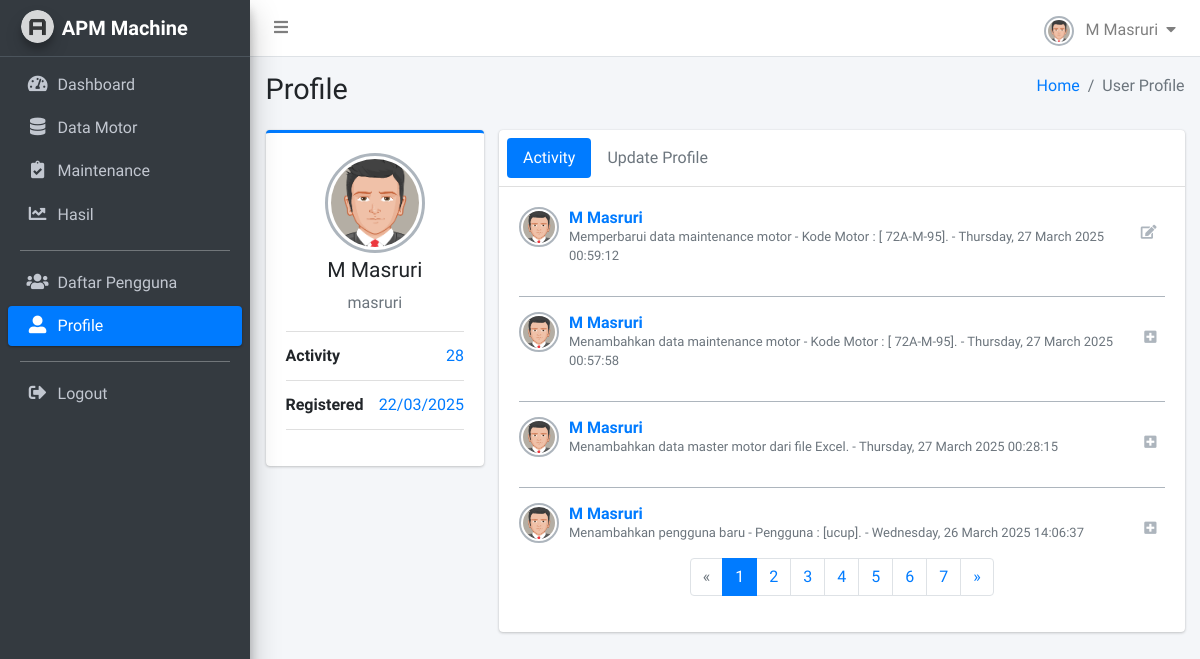
/apm-machine/profile/1/ (signed in), run on an earlier commit of the app's database.
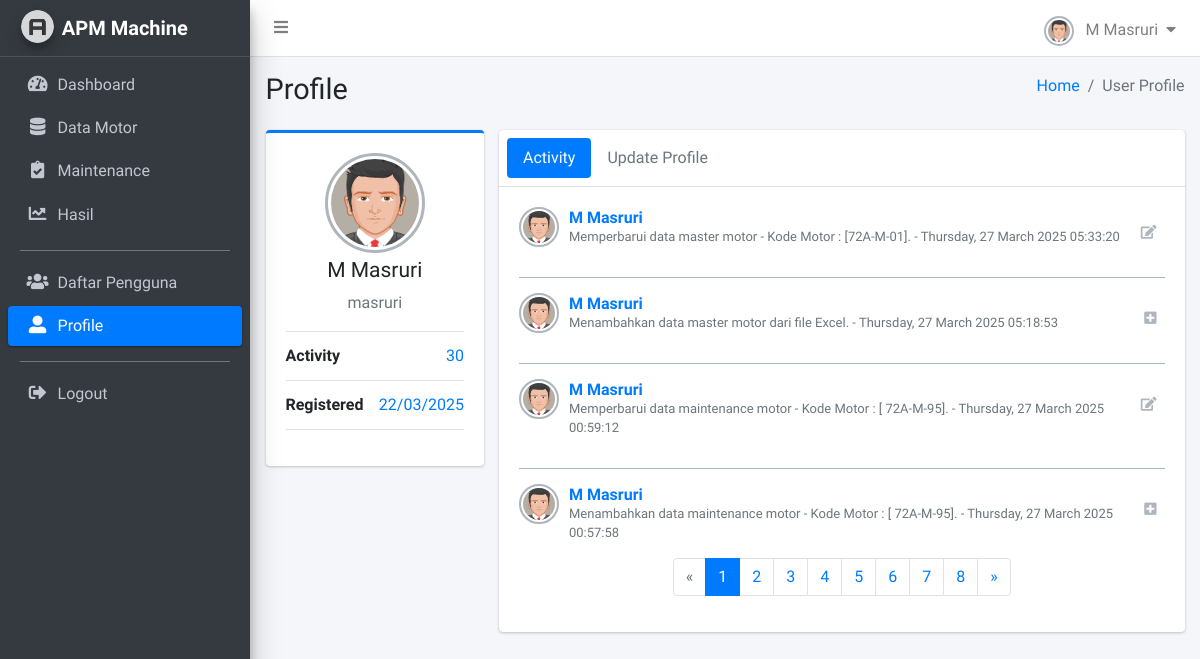
And on a later commit of the database.
### monitoring/models.py (models this page shows, shortened)
class LogActivity(models.Model):
    user = models.ForeignKey(User, on_delete=models.CASCADE)
    action = models.CharField(max_length=100)
    description = models.TextField()
    timestamp = models.DateTimeField(auto_now_add=True)
    class Meta:
        verbose_name = "Logs Activity"
        verbose_name_plural = "Logs Aktifitas Pengguna"

### monitoring/views/users.py (the view)
# urls.py: path("profile/<int:user_id>/", profile, name="profile"),
@login_required(login_url='login')
def profile(request, user_id):
    logs_list = LogActivity.objects.filter(user_id=user_id).order_by('-timestamp')
    paginator = Paginator(logs_list, 4)
    page_number = request.GET.get('page')
    logs = paginator.get_page(page_number)
    context = {
        'logs': logs,
        'logs_list': logs_list
    }
    return render(request, 'profile.html', context)

### templates/profile.html (shortened to what the changed rows need)
{% load static %}
<!DOCTYPE html>
<html lang="en">
<head>
    <link rel="stylesheet" href="{% static 'plugins/fontawesome-free/css/all.min.css' %}">
    <link rel='stylesheet' href='https://cdnjs.cloudflare.com/ajax/libs/font-awesome/4.0.3/css/font-awesome.css'>
    <link rel="stylesheet" href="{% static 'plugins/sweetalert2-theme-bootstrap-4/bootstrap-4.min.css' %}">
    <link rel="stylesheet" href="{% static 'plugins/toastr/toastr.min.css' %}">
    <link rel="stylesheet" href="{% static 'dist/css/adminlte.min.css' %}">
</head>
<body class="hold-transition sidebar-mini layout-fixed layout-navbar-fixed layout-footer-fixed">
    <div class="wrapper">
        <div class="content-wrapper">
            <section class="content-header">
            <div class="container-fluid">
                <div class="row mb-2">
                <div class="col-sm-6">
                    <h1>Profile</h1>
                </div>
                </div>
            </div>
            </section>
            <section class="content">
                <div class="container-fluid">
                    <div class="row">
                        <div class="col-md-3">
                            <div class="card card-primary card-outline">
                                <div class="card-body box-profile">
                                    <ul class="list-group list-group-unbordered mb-3">
                                        <li class="list-group-item">
                                            <b>Activity</b> <a class="float-right">{{logs_list.count}}</a>
                                        </li>
                                    </ul>
                                </div>
                            </div>
                        </div>
                        <div class="col-md-9">
                            <div class="card">
                                <div class="card-body">
                                    <div class="tab-content">
                                        <div class="active tab-pane" id="activity">
                                            {% for l in logs %}
                                            <div class="post clearfix">
                                                <div class="user-block">
                                                    <img class="img-circle img-bordered-sm" src="{% static 'dist/img/user.jpg' %}" alt="User Image">
                                                    <span class="username">
                                                    <a href="#">{{l.user.first_name}} {{l.user.last_name}} </a>
                                                    <span class="float-right btn-tool">
                                                        {% if l.action == "Add" %}
                                                        <i class="fas fa-plus-square"></i>
                                                        {% elif l.action == "Change" %}
                                                        <i class="fas fa-edit"></i>
                                                        {% else %}
                                                        <i class="fas fa-trash"></i>
                                                        {% endif %}
                                                    </span>
                                                    </span>
                                                    <span class="description">{{l.description}} - {{l.timestamp|date:'l, d F Y H:i:s'}}</span>
                                                </div>
                                            </div>
                                            {% empty %}
                                            <p class="text-center">Tidak ada aktivitas.</p>
                                            {% endfor %}
                                            {% if logs.has_other_pages %}
                                            <nav>
                                                <ul class="pagination justify-content-center">
                                                    {% for num in logs.paginator.page_range %}
                                                    <li class="page-item {% if logs.number == num %}active{% endif %}">
                                                        <a class="page-link" href="?page={{ num }}">{{ num }}</a>
                                                    </li>
                                                    {% endfor %}
                                                </ul>
                                            </nav>
                                            {% endif %}
                                        </div>
                                    </div>
                                </div>
                            </div>
                        </div>
                    </div>
                </div>
            </section>
        </div>
    </div>
</body>
</html>

What changed in the data, as far as the page shows it:
no longer on this page (row unchanged): LogActivity: user.first_name "M", user.last_name "Masruri", action "Add" (drawn), description "Menambahkan data master motor dari file Excel.", timestamp "Thursday, 27 March 2025 00:28:15"
no longer on this page (row unchanged): LogActivity: user.first_name "M", user.last_name "Masruri", action "Add" (drawn), description "Menambahkan pengguna baru - Pengguna : [ucup].", timestamp "Wednesday, 26 March 2025 14:06:37"
added LogActivity: user.first_name "M", user.last_name "Masruri", action "Change" (drawn), description "Memperbarui data master motor - Kode Motor : [72A-M-01].", timestamp "Thursday, 27 March 2025 05:33:20"
added LogActivity: user.first_name "M", user.last_name "Masruri", action "Add" (drawn), description "Menambahkan data master motor dari file Excel.", timestamp "Thursday, 27 March 2025 05:18:53"
Also different on the page:
{{ logs_list.count }}: "28" → "30"
new list line: "8"
